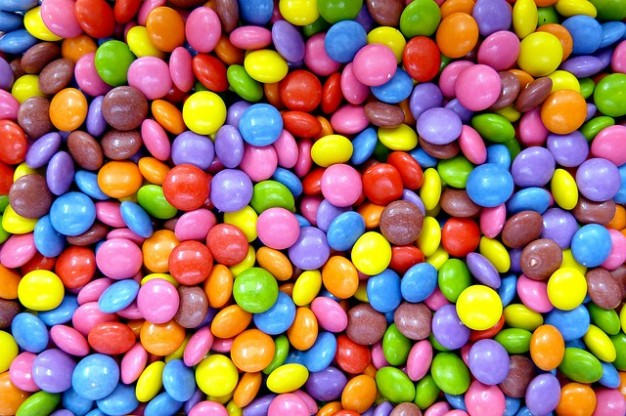
#> input picture imagesTP/confiserie-smarties-lentilles_121-50838.jpg, 626 x 416 px
$ python temp.py
#> lines starting #> are read from the running program, lines starting #| are printed output that depends on the picture
import cv2
import numpy as np
from matplotlib import pyplot as plt

# Lire l'image
image = cv2.imread('imagesTP/confiserie-smarties-lentilles_121-50838.jpg')
#> image is the input picture: shape (416, 626, 3); mean B, G, R 102.6, 118.4, 158.6

# Séparer les canaux R, G et B
B, G, R = cv2.split(image)
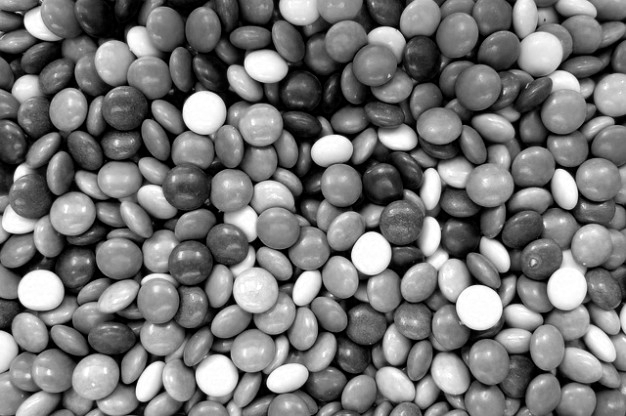
#> G: shape (416, 626); min 0, max 255, mean 118.4
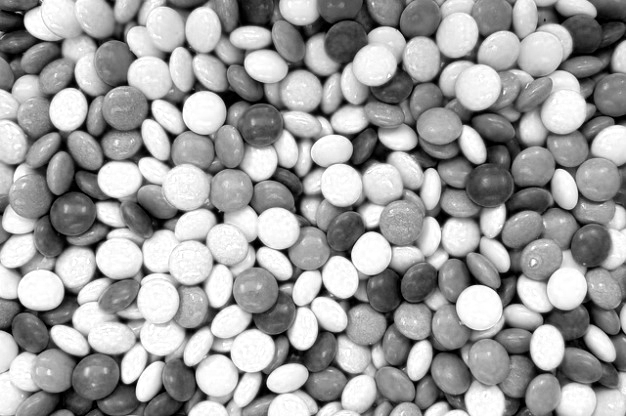
#> R: shape (416, 626); min 0, max 255, mean 158.6

# Convertir les canaux en float pour éviter les problèmes de débordement dans les calculs
R = R.astype(np.float32)
G = G.astype(np.float32)
B = B.astype(np.float32)

# Calculer le numérateur et le dénominateur de l'expression
numerateur = R - (G / 2.0) - (B / 2.0)
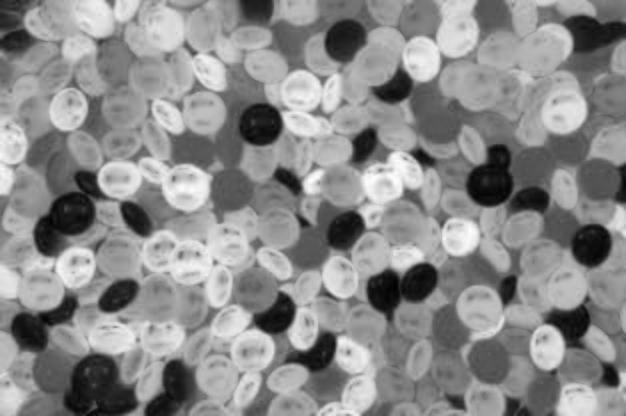
#> numerateur: shape (416, 626) float32; min -157, max 219.5, mean 48.1; drawn with min black and max white
denominateur = np.sqrt(R**2 + G**2 + B**2 - R*G - R*B - G*B)
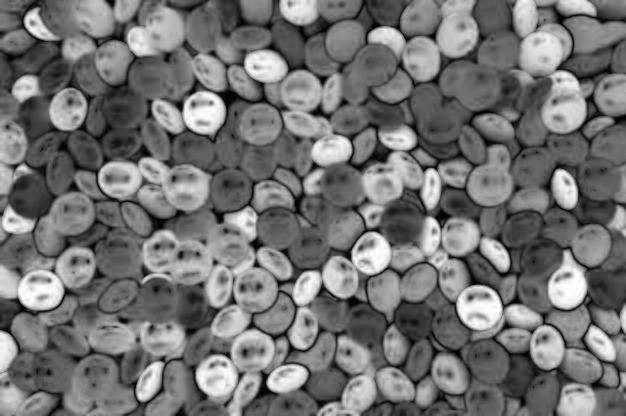
#> denominateur: shape (416, 626) float32; min 0, max 255, mean 116

# Ajouter une petite valeur epsilon pour éviter la division par zéro
epsilon = 1e-10
denominateur = np.clip(denominateur, epsilon, None)

# Calculer l'image Hp en appliquant la formule donnée
Hp = np.arccos(np.clip(numerateur / denominateur, -1, 1))

# Convertir Hp de radians en degrés
Hp_degrees = np.degrees(Hp)
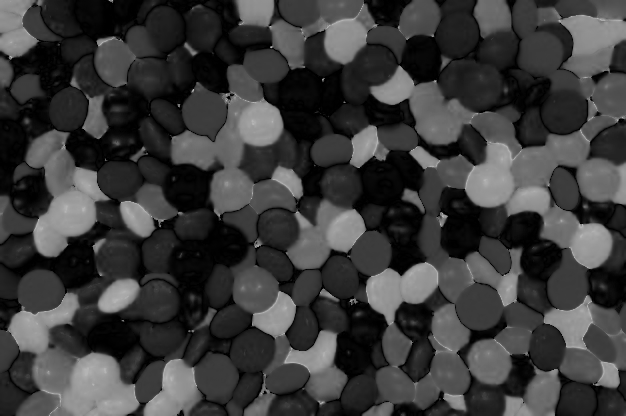
#> Hp_degrees: shape (416, 626) float32; min 0, max 180, mean 59.8

# Créer l'image H
H = np.where(B > G, 360 - Hp_degrees, Hp_degrees)
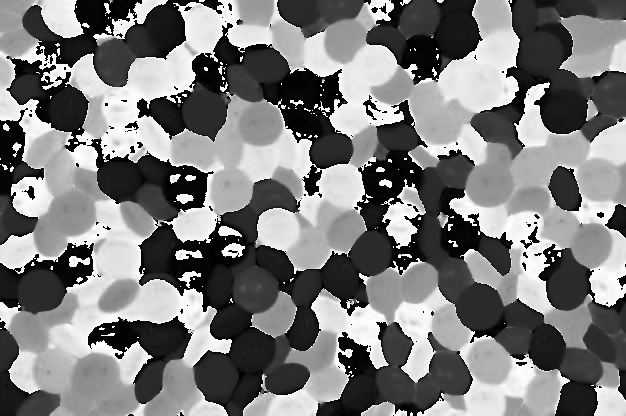
#> H: shape (416, 626) float32; min 0, max 359.7, mean 174.4; drawn with min black and max white

# Normaliser les valeurs de l'image H pour qu'elles soient dans la plage [0, 255]
H_normalized = (H / 360) * 255.0
H_normalized = H_normalized.astype(np.uint8)

# Afficher l'image originale et la nouvelle image H
plt.figure(figsize=(10, 5))

plt.subplot(1, 2, 1)
plt.imshow(cv2.cvtColor(image, cv2.COLOR_BGR2RGB))
plt.axis("off")
plt.title("Image Originale")

plt.subplot(1, 2, 2)
plt.imshow(H_normalized, cmap='gray')
plt.axis("off")
plt.title("Nouvelle Image H")

plt.show()
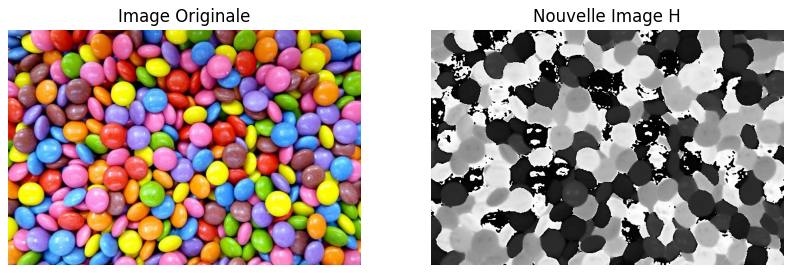
#> figure drawn by matplotlib, 2 panels

$ run again, with imagesTP/DJI_0009P.JPG copied over imagesTP/confiserie-smarties-lentilles_121-50838.jpg
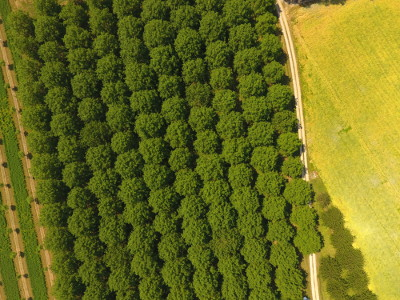
#> input picture imagesTP/DJI_0009P.JPG, 400 x 300 px
#> image is the input picture: shape (300, 400, 3); mean B, G, R 32.1, 110.5, 108
#> `H = np.where(B > G, 360 - Hp_degrees, Hp_degrees)`:
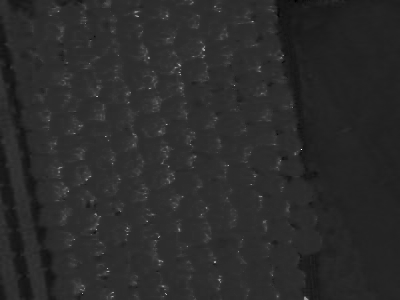
#> H: shape (300, 400) float32; min 8.21, max 346.1, mean 66; drawn with min black and max white
#> `plt.show()`:
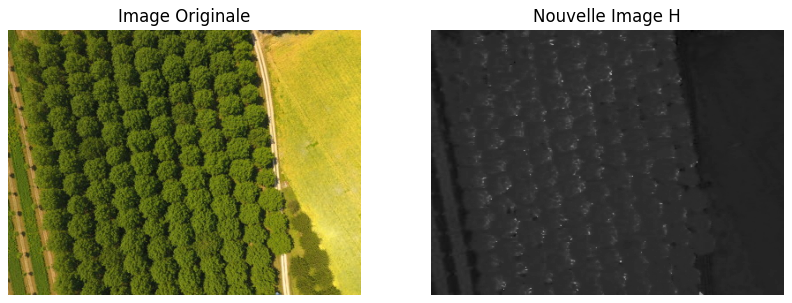
#> figure drawn by matplotlib, 2 panels

$ run again, with imagesTP/EtretatP.jpg copied over imagesTP/confiserie-smarties-lentilles_121-50838.jpg
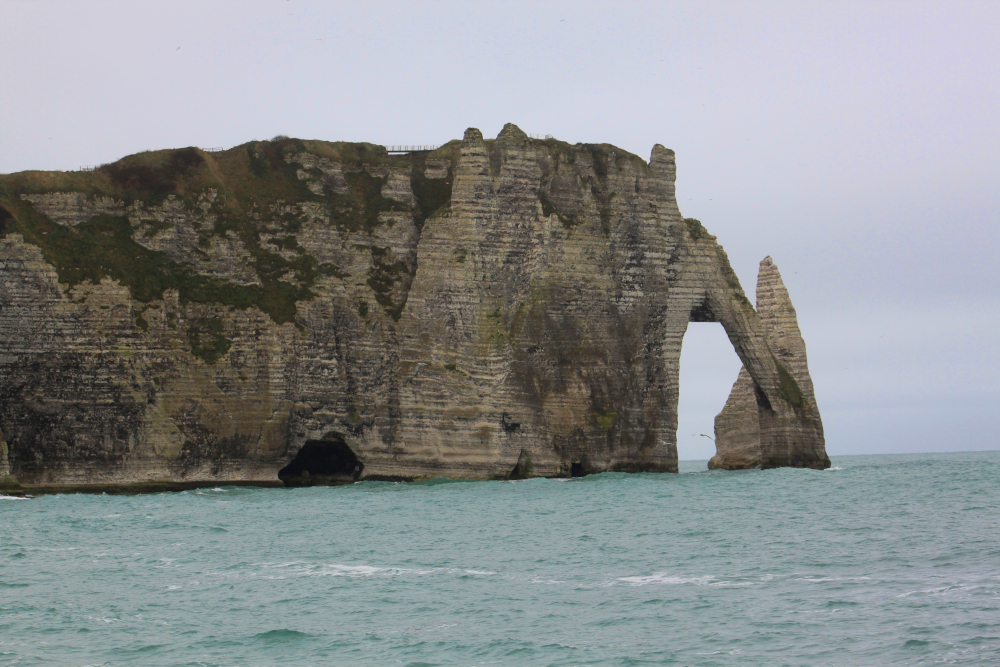
#> input picture imagesTP/EtretatP.jpg, 1000 x 667 px
#> image is the input picture: shape (667, 1000, 3); mean B, G, R 143.2, 142, 138.1
#> `H = np.where(B > G, 360 - Hp_degrees, Hp_degrees)`:
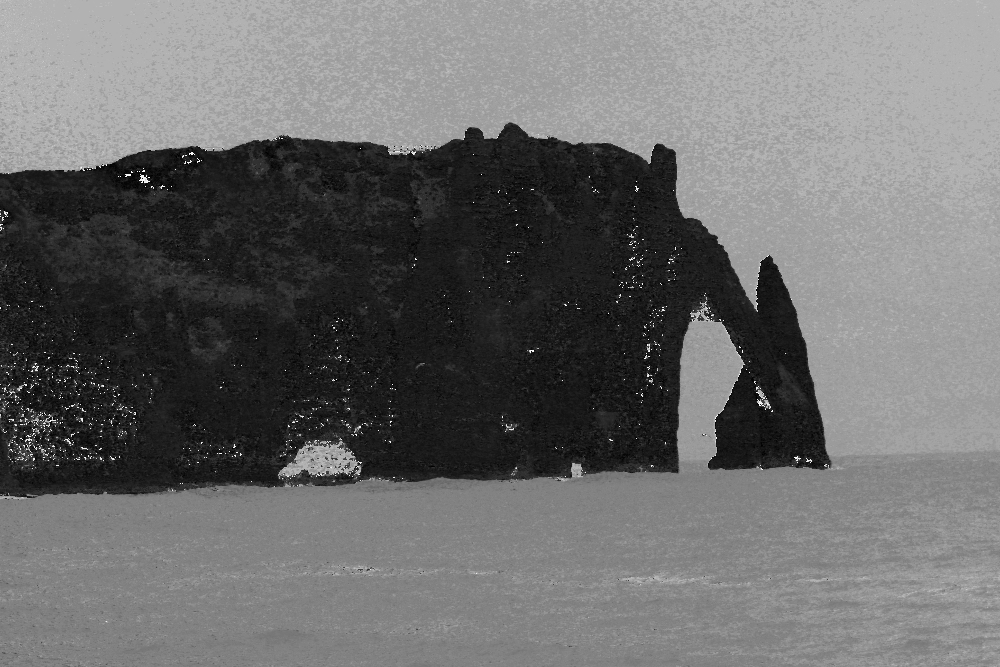
#> H: shape (667, 1000) float32; min 0, max 354.8, mean 150; drawn with min black and max white
#> `plt.show()`:
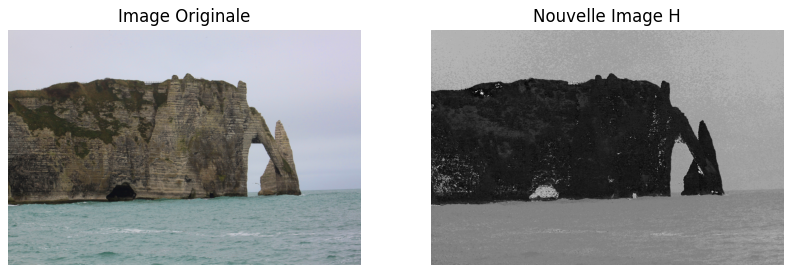
#> figure drawn by matplotlib, 2 panels
